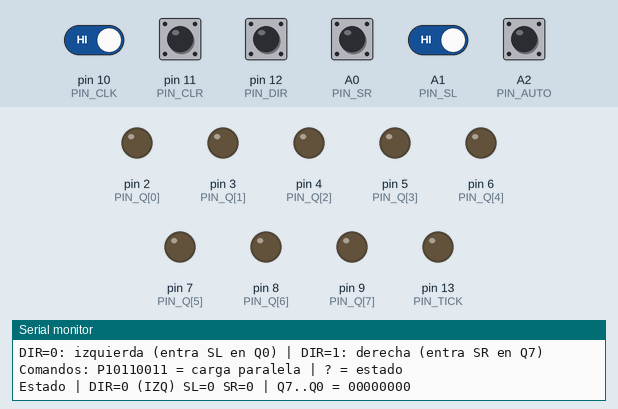
Bench run of a sketch on a simulated Arduino Uno, built with avr-gcc and run on an emulated ATmega328P. Parts: output pins drawn as LEDs (lit = HIGH), the last lines printed to the serial monitor. Dashed ring = blinking. Inputs (shaded band) come from the test bench; at power-on: A0 (PIN_SR), A1 (PIN_SL), A2 (PIN_AUTO), pin 10 (PIN_CLK), pin 11 (PIN_CLR), pin 12 (PIN_DIR) HIGH.

Above: at 1.3 s.
1.4 s: A2 (PIN_AUTO) pulled LOW for 1 s
At 1.41 s:
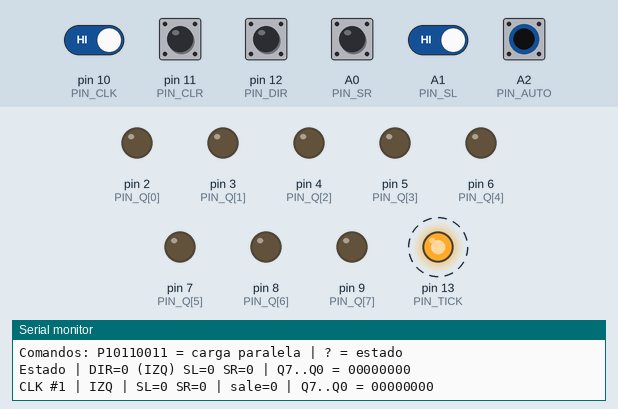
6.0 s: pin 10 (PIN_CLK) driven LOW and A1 (PIN_SL) driven LOW
At 6.5 s:
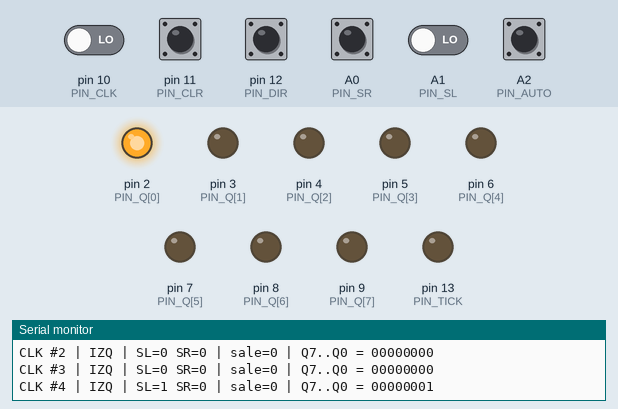
7.6 s: A2 (PIN_AUTO) pulled LOW for 0.15 s
At 8.8 s:
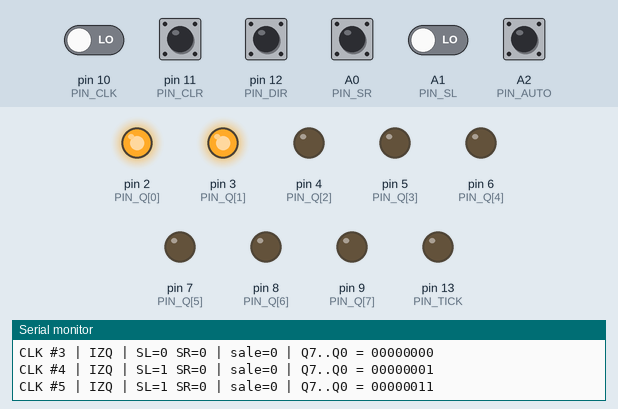
9.2 s: A2 (PIN_AUTO) pulled LOW for 0.15 s
At 10.2 s:
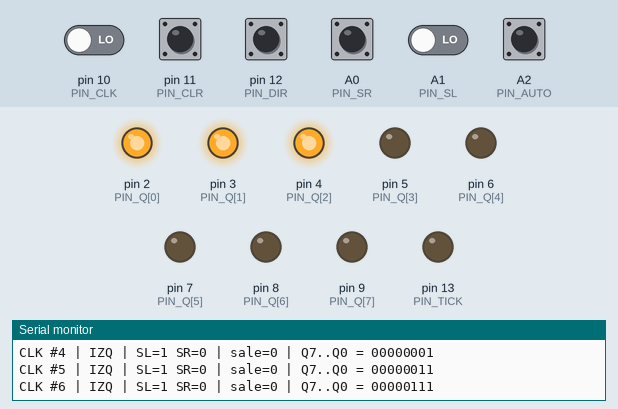
10.8 s: A2 (PIN_AUTO) pulled LOW for 0.15 s
At 11.4 s:
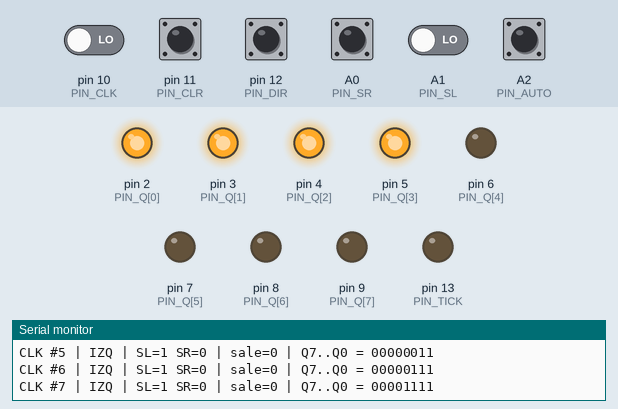
Timing chart, 0 to 13.4 s (numbered marks = the images above; inputs shaded):
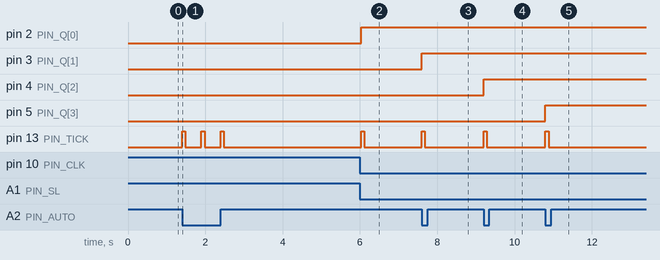

The sketch:

registro_bidireccional_8bits.ino
```cpp
/*
  Registro de corrimiento bidireccional de 8 bits
  Implementación en Arduino UNO: 8 flip-flops D + 8 multiplexores 2:1 emulados

  Convención (LEDs colocados de izquierda a derecha: Q7 Q6 Q5 Q4 Q3 Q2 Q1 Q0)
    DIR = 0 -> corrimiento a la IZQUIERDA: Q0 -> Q1 -> ... -> Q7, entra SL en Q0, sale Q7
    DIR = 1 -> corrimiento a la DERECHA:   Q7 -> Q6 -> ... -> Q0, entra SR en Q7, sale Q0

  Ecuación de entrada de cada flip-flop (salida del mux i, selector = DIR):
    D_i = DIR'·Q(i-1) + DIR·Q(i+1)        con Q(-1) = SL  y  Q(8) = SR

  Entradas con INPUT_PULLUP (un extremo al pin, el otro a GND):
    switch cerrado / botón presionado = LOW = 1 lógico

  Monitor serie (9600 baud):
    P10110011  -> carga paralela (bits en orden Q7..Q0), se aplica en el siguiente flanco
    ?          -> imprime el estado actual
*/

// ---------------- Pines ----------------
const uint8_t PIN_Q[8] = {2, 3, 4, 5, 6, 7, 8, 9};  // Q0..Q7 -> LEDs
const uint8_t PIN_CLK  = 10;  // pulsador de reloj (flanco = al presionar)
const uint8_t PIN_CLR  = 11;  // pulsador de borrado asíncrono
const uint8_t PIN_DIR  = 12;  // switch DIR
const uint8_t PIN_SR   = A0;  // switch entrada serial para corrimiento a la derecha
const uint8_t PIN_SL   = A1;  // switch entrada serial para corrimiento a la izquierda
const uint8_t PIN_AUTO = A2;  // switch: 1 = reloj automático, 0 = reloj manual
const uint8_t PIN_TICK = 13;  // LED integrado: destella en cada flanco

// ---------------- Parámetros ----------------
const unsigned long PERIODO_AUTO_MS = 500;  // reloj automático de 2 Hz
const unsigned long REBOTE_MS       = 30;
const unsigned long TICK_MS         = 80;

// Pregunta 9: true = cada flip-flop recibe el flanco un poco después que el anterior
// (Q0 primero, Q7 al final), como si no compartieran el mismo reloj.
const bool SIMULAR_RELOJES_DESFASADOS = false;

// ---------------- Estado ----------------
bool Q[8] = {0};  // salidas de los flip-flops
bool D[8];        // entradas D = salidas de los multiplexores
bool P[8];        // datos de carga paralela
bool cargaPendiente = false;
unsigned long numFlanco = 0;

bool estadoBoton = false, lecturaPrevia = false;
unsigned long tCambio = 0, tUltimoAuto = 0, tTick = 0;
bool tickEncendido = false, clrActivo = false;

char buf[12];
uint8_t lenBuf = 0;

// ---------------- Lógica del registro ----------------
bool leer(uint8_t pin) { return digitalRead(pin) == LOW; }

bool mux2a1(bool sel, bool i0, bool i1) { return sel ? i1 : i0; }

bool salidaMux(int i, bool dir, bool sl, bool sr) {
  bool i0 = (i == 0) ? sl : Q[i - 1];  // DIR = 0: toma el bit de la posición inferior
  bool i1 = (i == 7) ? sr : Q[i + 1];  // DIR = 1: toma el bit de la posición superior
  return mux2a1(dir, i0, i1);
}

void actualizarLEDs() {
  for (int i = 0; i < 8; i++) digitalWrite(PIN_Q[i], Q[i] ? HIGH : LOW);
}

void imprimirQ() {
  for (int i = 7; i >= 0; i--) Serial.print(Q[i] ? '1' : '0');
}

void imprimirEstado() {
  Serial.print(F("Estado | DIR="));
  Serial.print(leer(PIN_DIR) ? F("1 (DER)") : F("0 (IZQ)"));
  Serial.print(F(" SL="));  Serial.print(leer(PIN_SL) ? '1' : '0');
  Serial.print(F(" SR="));  Serial.print(leer(PIN_SR) ? '1' : '0');
  Serial.print(F(" | Q7..Q0 = "));
  imprimirQ();
  Serial.println();
}

void flancoDeReloj() {
  bool dir  = leer(PIN_DIR);
  bool sl   = leer(PIN_SL);
  bool sr   = leer(PIN_SR);
  bool sale = dir ? Q[0] : Q[7];
  bool fueCarga = cargaPendiente;
  numFlanco++;

  if (fueCarga) {
    for (int i = 0; i < 8; i++) Q[i] = P[i];
    cargaPendiente = false;
  } else if (SIMULAR_RELOJES_DESFASADOS) {
    // Cada FF se actualiza antes de que el siguiente lea su entrada
    for (int i = 0; i < 8; i++) Q[i] = salidaMux(i, dir, sl, sr);
  } else {
    // 1) Los 8 multiplexores calculan D con el estado ACTUAL
    for (int i = 0; i < 8; i++) D[i] = salidaMux(i, dir, sl, sr);
    // 2) Los 8 flip-flops capturan D en el MISMO flanco
    for (int i = 0; i < 8; i++) Q[i] = D[i];
  }

  actualizarLEDs();
  digitalWrite(PIN_TICK, HIGH);
  tTick = millis();
  tickEncendido = true;

  Serial.print(F("CLK #"));
  Serial.print(numFlanco);
  if (fueCarga) {
    Serial.print(F(" | CARGA PARALELA"));
  } else {
    Serial.print(dir ? F(" | DER") : F(" | IZQ"));
    Serial.print(F(" | SL=")); Serial.print(sl ? '1' : '0');
    Serial.print(F(" SR="));   Serial.print(sr ? '1' : '0');
    Serial.print(F(" | sale=")); Serial.print(sale ? '1' : '0');
  }
  Serial.print(F(" | Q7..Q0 = "));
  imprimirQ();
  Serial.println();
}

// ---------------- Entradas ----------------
bool flancoBoton() {
  bool lectura = leer(PIN_CLK);
  if (lectura != lecturaPrevia) {
    tCambio = millis();
    lecturaPrevia = lectura;
  }
  if (millis() - tCambio >= REBOTE_MS && lectura != estadoBoton) {
    estadoBoton = lectura;
    if (estadoBoton) return true;  // se acaba de presionar
  }
  return false;
}

void procesarComando() {
  buf[lenBuf] = '\0';
  if (lenBuf == 1 && buf[0] == '?') {
    imprimirEstado();
  } else if (lenBuf == 9 && (buf[0] == 'P' || buf[0] == 'p')) {
    bool valido = true;
    for (int k = 1; k <= 8; k++) {
      if (buf[k] != '0' && buf[k] != '1') valido = false;
    }
    if (valido) {
      for (int k = 0; k < 8; k++) P[7 - k] = (buf[1 + k] == '1');
      cargaPendiente = true;
      Serial.print(F("Carga paralela lista: "));
      Serial.print(buf + 1);
      Serial.println(F(" (se aplica en el siguiente flanco)"));
    } else {
      Serial.println(F("Formato: P seguido de 8 bits, p. ej. P10110011"));
    }
  } else if (lenBuf > 0) {
    Serial.println(F("Comandos: P10110011 = carga paralela | ? = estado"));
  }
  lenBuf = 0;
}

void leerSerie() {
  while (Serial.available() > 0) {
    char c = Serial.read();
    if (c == '\n' || c == '\r') {
      if (lenBuf > 0) procesarComando();
      continue;
    }
    if (c == ' ') continue;
    buf[lenBuf++] = c;
    bool completo = (lenBuf == 1 && buf[0] == '?') ||
                    (lenBuf == 9 && (buf[0] == 'P' || buf[0] == 'p'));
    if (completo || lenBuf >= sizeof(buf) - 1) procesarComando();
  }
}

// ---------------- Programa principal ----------------
void setup() {
  for (int i = 0; i < 8; i++) pinMode(PIN_Q[i], OUTPUT);
  pinMode(PIN_TICK, OUTPUT);
  pinMode(PIN_CLK,  INPUT_PULLUP);
  pinMode(PIN_CLR,  INPUT_PULLUP);
  pinMode(PIN_DIR,  INPUT_PULLUP);
  pinMode(PIN_SR,   INPUT_PULLUP);
  pinMode(PIN_SL,   INPUT_PULLUP);
  pinMode(PIN_AUTO, INPUT_PULLUP);

  Serial.begin(9600);
  actualizarLEDs();

  Serial.println(F("Registro de corrimiento bidireccional de 8 bits"));
  Serial.println(F("DIR=0: izquierda (entra SL en Q0) | DIR=1: derecha (entra SR en Q7)"));
  Serial.println(F("Comandos: P10110011 = carga paralela | ? = estado"));
  imprimirEstado();
}

void loop() {
  bool pulso = flancoBoton();
  leerSerie();

  if (tickEncendido && millis() - tTick >= TICK_MS) {
    digitalWrite(PIN_TICK, LOW);
    tickEncendido = false;
  }

  // CLR asíncrono: tiene prioridad sobre el reloj
  if (leer(PIN_CLR)) {
    if (!clrActivo) {
      for (int i = 0; i < 8; i++) Q[i] = false;
      actualizarLEDs();
      Serial.println(F("CLR | Q7..Q0 = 00000000"));
      clrActivo = true;
    }
    return;
  }
  clrActivo = false;

  if (leer(PIN_AUTO)) {
    if (millis() - tUltimoAuto >= PERIODO_AUTO_MS) {
      tUltimoAuto = millis();
      flancoDeReloj();
    }
  } else if (pulso) {
    flancoDeReloj();
  }
}
```

Measured:
- after the input at 1.4 s, pin 13 (PIN_TICK): alternates HIGH for 0.08 s and LOW for 0.42 s, 6 changes in all, then stays LOW, starting at once
- after the input at 6.0 s, pin 2 (PIN_Q[0]): LOW → HIGH at once; pin 13 (PIN_TICK): LOW → HIGH at once, → LOW 0.08 s later
- after the input at 7.6 s, pin 3 (PIN_Q[1]): LOW → HIGH at once; pin 13 (PIN_TICK): LOW → HIGH at once, → LOW 0.08 s later
- after the input at 9.2 s, pin 4 (PIN_Q[2]): LOW → HIGH at once; pin 13 (PIN_TICK): LOW → HIGH at once, → LOW 0.08 s later
- after the input at 10.8 s, pin 5 (PIN_Q[3]): LOW → HIGH at once; pin 13 (PIN_TICK): LOW → HIGH at once, → LOW 0.08 s later
